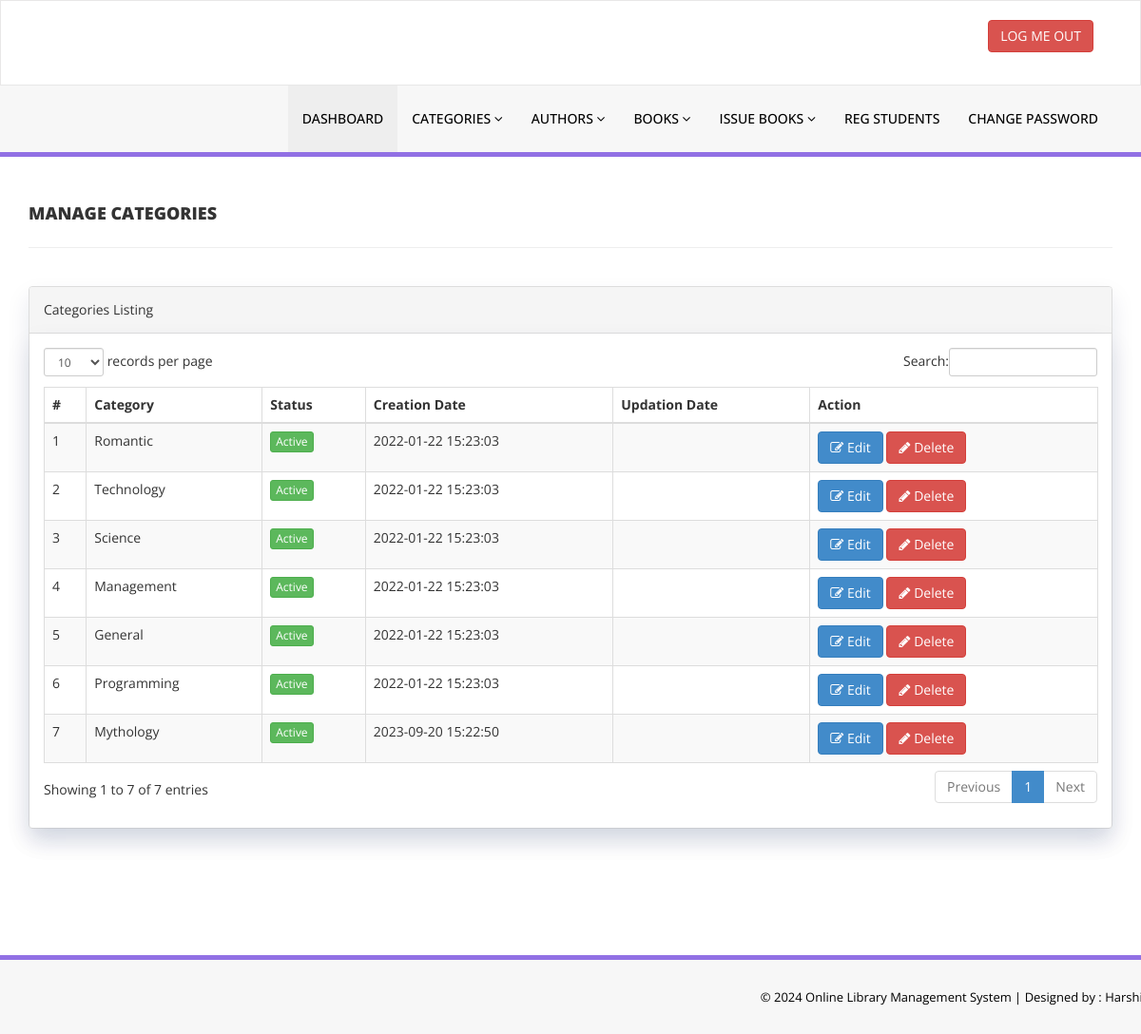
The app's page /admin/manage-categories.php (signed in) with its own data.
### tables this page shows
CREATE TABLE `tblcategory` (
  `id` int(11) NOT NULL,
  `CategoryName` varchar(150) DEFAULT NULL,
  `Status` int(1) DEFAULT NULL,
  `CreationDate` timestamp NULL DEFAULT current_timestamp(),
  `updationDate` timestamp NOT NULL DEFAULT current_timestamp() ON UPDATE current_timestamp()
);

### admin/manage-categories.php (the view, shortened to what this page needs)
<?php
include('includes/config.php');
if(strlen($_SESSION['alogin'])==0)
    {
header('location:index.php');
}
else{
    ?>
<!DOCTYPE html>
<html xmlns="http://www.w3.org/1999/xhtml">
<head>
    <link href="assets/css/bootstrap.css" rel="stylesheet" />
    <link href="assets/css/font-awesome.css" rel="stylesheet" />
    <link href="assets/js/dataTables/dataTables.bootstrap.css" rel="stylesheet" />
    <link href="assets/css/style.css" rel="stylesheet" />
</head>
<body>
<?php include('includes/header.php');?>
    <div class="content-wrapper">
         <div class="container">
        <div class="row pad-botm">
            <div class="col-md-12">
                <h4 class="header-line">Manage Categories</h4>
    </div>
     <div class="row">
</div>
        </div>
            <div class="row">
                <div class="col-md-12">
                    <div class="panel panel-default" style="box-shadow: 0px 12px 24px rgba(2,30,84,.1);">
                        <div class="panel-heading">
                           Categories Listing
                        </div>
                        <div class="panel-body">
                            <div class="table-responsive">
                                <table class="table table-striped table-bordered table-hover" id="dataTables-example">
                                    <thead>
                                        <tr>
                                            <th>#</th>
                                            <th>Category</th>
                                            <th>Status</th>
                                            <th>Creation Date</th>
                                            <th>Updation Date</th>
                                            <th>Action</th>
                                        </tr>
                                    </thead>
                                    <tbody>
<?php $sql = "SELECT * from  tblcategory";
$query = $dbh -> prepare($sql);
$query->execute();
$results=$query->fetchAll(PDO::FETCH_OBJ);
$cnt=1;
if($query->rowCount() > 0)
{
foreach($results as $result)
{               ?>
                                        <tr class="odd gradeX">
                                            <td class="center"><?php echo htmlentities($cnt);?></td>
                                            <td class="center"><?php echo htmlentities($result->CategoryName);?></td>
                                            <td class="center"><?php if($result->Status==1) {?>
                                            <a href="#" class="btn btn-success btn-xs">Active</a>
                                            <?php } else {?>
                                            <a href="#" class="btn btn-danger btn-xs">Inactive</a>
                                            <?php } ?></td>
                                            <td class="center"><?php echo htmlentities($result->CreationDate);?></td>
                                            <td class="center"><?php echo htmlentities($result->UpdationDate);?></td>
                                            <td class="center">
                                            <a href="edit-category.php?catid=<?php echo htmlentities($result->id);?>"><button class="btn btn-primary"><i class="fa fa-edit "></i> Edit</button>
                                          <a href="manage-categories.php?del=<?php echo htmlentities($result->id);?>" onclick="return confirm('Are you sure you want to delete?');"" >  <button class="btn btn-danger"><i class="fa fa-pencil"></i> Delete</button>
                                            </td>
                                        </tr>
 <?php $cnt=$cnt+1;}} ?>
                                    </tbody>
                                </table>
                            </div>
                        </div>
                    </div>
                </div>
            </div>
    </div>
    </div>
  <?php include('includes/footer.php');?>
</body>
</html>
<?php } ?>

### admin/assets/css/style.css (style rules this page uses)
.content-wrapper { margin-top: 40px; min-height:800px; padding-bottom:90px; }
.header-line { font-weight:900; padding-bottom:25px; border-bottom:1px solid #eeeeee; text-transform:uppercase; }
.pad-botm { padding-bottom:30px; }

### records on screen
tblcategory: CategoryName "Romantic", Status "Active", CreationDate "2022-01-22 15:23:03"
tblcategory: CategoryName "Technology", Status "Active", CreationDate "2022-01-22 15:23:03"
tblcategory: CategoryName "Science", Status "Active", CreationDate "2022-01-22 15:23:03"
tblcategory: CategoryName "Management", Status "Active", CreationDate "2022-01-22 15:23:03"
tblcategory: CategoryName "General", Status "Active", CreationDate "2022-01-22 15:23:03"
tblcategory: CategoryName "Programming", Status "Active", CreationDate "2022-01-22 15:23:03"
tblcategory: CategoryName "Mythology", Status "Active", CreationDate "2023-09-20 15:22:50"
